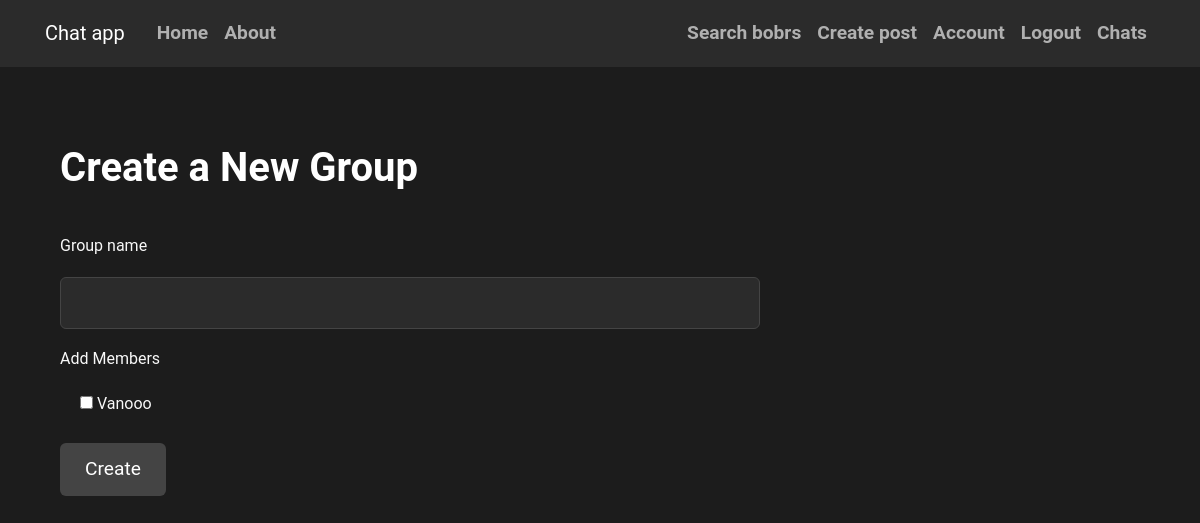
The page /create_group (signed in) on the database as committed earlier.
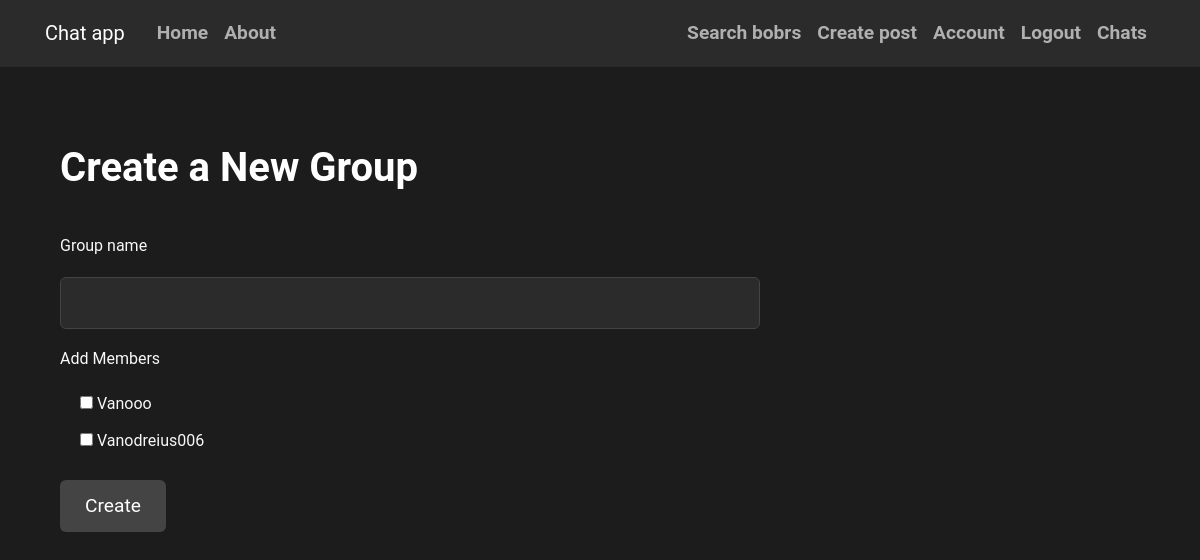
The same page on the database as committed later.
### flaskblog/models.py (models this page shows, shortened)
class User(db.Model, UserMixin):
    id = db.Column(db.Integer, primary_key=True)
    username = db.Column(db.String(20), unique=True, nullable=False)
    email = db.Column(db.String(120), unique=True, nullable=False)
    image_file = db.Column(db.String(20), nullable=False, default='default.jpg')
    password = db.Column(db.String(60), nullable=False)
    posts = db.relationship('Post', backref='author', lazy=True)
    followed = db.relationship('Follow', foreign_keys='Follow.follower_id',
                               back_populates='follower', lazy='dynamic',
                               cascade='all, delete-orphan')
    followers = db.relationship('Follow', foreign_keys='Follow.followed_id',
                                back_populates='followed', lazy='dynamic',
                                cascade='all, delete-orphan')
    sent_messages = db.relationship('Message', foreign_keys='Message.sender_id',
                                    back_populates='sender', lazy=True)
    received_messages = db.relationship('Message', foreign_keys='Message.recipient_id',
                                        back_populates='recipient', lazy=True)
    groups=db.relationship('Group', secondary='user_groups', back_populates='members')

### flaskblog/routes.py (the view)
@app.route('/create_group',methods=['GET','POST'])
@login_required
def create_group():
    user=User.query.filter_by(username=current_user.username).first()
    users=[f.followed for f in user.followed.all()]
    form=CreateGroupForm()
    if form.validate_on_submit():
        print('VALIIIIIIDATEEEED')
        group=Group(name=form.group_name.data)
        db.session.add(group)
        db.session.commit()
        selected_users=User.query.filter(User.id.in_(form.add_members.data)).all()
        print(f"SELECTEEED USERSSS:{selected_users}")
        for sl_user in selected_users:
            print(f"IM SELECTEEED :{sl_user}")
            group.members.append(sl_user)
        db.session.commit()
        flash('You are successfully created group','success')
        return redirect(url_for('chat_group',id=group.id))
    else:
        print("VALIDATION FAILED", form.errors, request.form)
    return render_template('create_group.html',form=form,users=users)

### flaskblog/forms.py
class CreateGroupForm(FlaskForm):
    group_name=StringField('Group name',validators=[DataRequired()])
    add_members=SelectMultipleField(
        'Add Members',
        coerce=int,
        widget=ListWidget(prefix_label=False),
        option_widget=CheckboxInput()
    )
    submit=SubmitField('Create')
    def __init__(self,*args,**kwargs):
        super().__init__(*args, **kwargs)
        user=User.query.filter_by(username=current_user.username).first()
        if user:
            self.add_members.choices = [(f.followed.id, f.followed.username) for f in user.followed]
        else:
            self.add_members.choices=[]

### flaskblog/models.py (called while the page is built)
@login_manager.user_loader
def load_user(user_id):
    return User.query.get(int(user_id))

### flaskblog/templates/create_group.html (shortened to what this page needs)
{% extends "base.html" %}
{% block content %}
    <div class="container mt-5">
        <h1>Create a New Group</h1>
        <form method="POST" action="">
            <div class="form-group">
                <label for="group_name">{{ form.group_name.label }}</label>
                {{ form.group_name(class_="form-control") }}
            </div>
            <div class="form-group">
                <label for="add_members">{{ form.add_members.label }}</label>
                {% for subfield in form.add_members %}
                    <div class="form-check">
                        {{ subfield() }} {{ subfield.label }}
                    </div>
                {% endfor %}
            </div>
            <div class="form-group">
                {{ form.submit(class_="btn btn-primary") }}
            </div>
        </form>
    </div>
{% endblock %}

Rows that differ between the two databases and show on the page:
added User: label "Vanodreius006"
